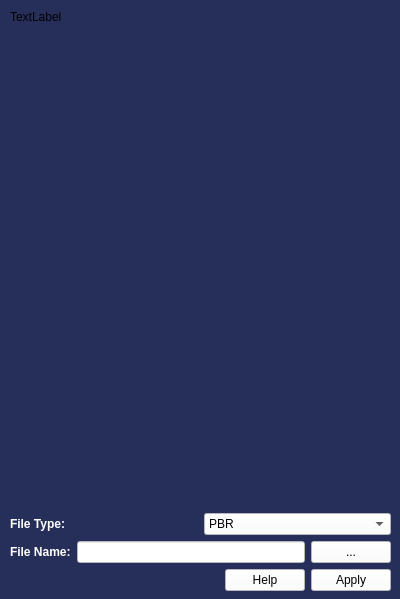
<?xml version="1.0" encoding="UTF-8"?>
<ui version="4.0">
 <class>Form</class>
 <widget class="QWidget" name="Form">
  <property name="geometry">
   <rect>
    <x>0</x>
    <y>0</y>
    <width>400</width>
    <height>599</height>
   </rect>
  </property>
  <property name="maximumSize">
   <size>
    <width>400</width>
    <height>600</height>
   </size>
  </property>
  <property name="windowTitle">
   <string>Texture Importer</string>
  </property>
  <property name="styleSheet">
   <string notr="true">background: rgb(38, 47, 90)</string>
  </property>
  <widget class="QWidget" name="verticalLayoutWidget">
   <property name="geometry">
    <rect>
     <x>10</x>
     <y>10</y>
     <width>381</width>
     <height>581</height>
    </rect>
   </property>
   <layout class="QVBoxLayout" name="verticalLayout">
    <item>
     <widget class="QLabel" name="textureLoad">
      <property name="maximumSize">
       <size>
        <width>400</width>
        <height>400</height>
       </size>
      </property>
      <property name="text">
       <string>TextLabel</string>
      </property>
     </widget>
    </item>
    <item>
     <spacer name="verticalSpacer">
      <property name="orientation">
       <enum>Qt::Vertical</enum>
      </property>
      <property name="sizeHint" stdset="0">
       <size>
        <width>20</width>
        <height>40</height>
       </size>
      </property>
     </spacer>
    </item>
    <item>
     <layout class="QHBoxLayout" name="horizontalLayout">
      <item>
       <widget class="QLabel" name="FileType">
        <property name="text">
         <string>&lt;html&gt;&lt;head/&gt;&lt;body&gt;&lt;p&gt;&lt;span style=&quot; font-weight:600; color:#ffffff;&quot;&gt;File Type:&lt;/span&gt;&lt;/p&gt;&lt;/body&gt;&lt;/html&gt;</string>
        </property>
       </widget>
      </item>
      <item>
       <widget class="QComboBox" name="textureCombo">
        <property name="styleSheet">
         <string notr="true">background: white</string>
        </property>
        <property name="editable">
         <bool>false</bool>
        </property>
        <item>
         <property name="text">
          <string>PBR</string>
         </property>
        </item>
        <item>
         <property name="text">
          <string>Xtex</string>
         </property>
        </item>
       </widget>
      </item>
     </layout>
    </item>
    <item>
     <layout class="QHBoxLayout" name="horizontalLayout_2">
      <item>
       <widget class="QLabel" name="FileName">
        <property name="text">
         <string>&lt;html&gt;&lt;head/&gt;&lt;body&gt;&lt;p&gt;&lt;span style=&quot; font-weight:600; color:#ffffff;&quot;&gt;File Name:&lt;/span&gt;&lt;/p&gt;&lt;/body&gt;&lt;/html&gt;</string>
        </property>
       </widget>
      </item>
      <item>
       <widget class="QLineEdit" name="textureLineEdit">
        <property name="styleSheet">
         <string notr="true">background:white</string>
        </property>
       </widget>
      </item>
      <item>
       <widget class="QPushButton" name="btnFileLoad">
        <property name="toolTip">
         <string>&lt;html&gt;&lt;head/&gt;&lt;body&gt;&lt;p&gt;Select Diffuse Texture&lt;/p&gt;&lt;/body&gt;&lt;/html&gt;</string>
        </property>
        <property name="styleSheet">
         <string notr="true">background:white</string>
        </property>
        <property name="text">
         <string>...</string>
        </property>
       </widget>
      </item>
     </layout>
    </item>
    <item>
     <layout class="QHBoxLayout" name="horizontalLayout_3">
      <item>
       <spacer name="horizontalSpacer">
        <property name="orientation">
         <enum>Qt::Horizontal</enum>
        </property>
        <property name="sizeHint" stdset="0">
         <size>
          <width>40</width>
          <height>20</height>
         </size>
        </property>
       </spacer>
      </item>
      <item>
       <widget class="QPushButton" name="btnHelp">
        <property name="styleSheet">
         <string notr="true">background:white</string>
        </property>
        <property name="text">
         <string>Help</string>
        </property>
       </widget>
      </item>
      <item>
       <widget class="QPushButton" name="btnApply">
        <property name="styleSheet">
         <string notr="true">background:white</string>
        </property>
        <property name="text">
         <string>Apply</string>
        </property>
       </widget>
      </item>
     </layout>
    </item>
   </layout>
  </widget>
 </widget>
 <resources/>
 <connections/>
</ui>
